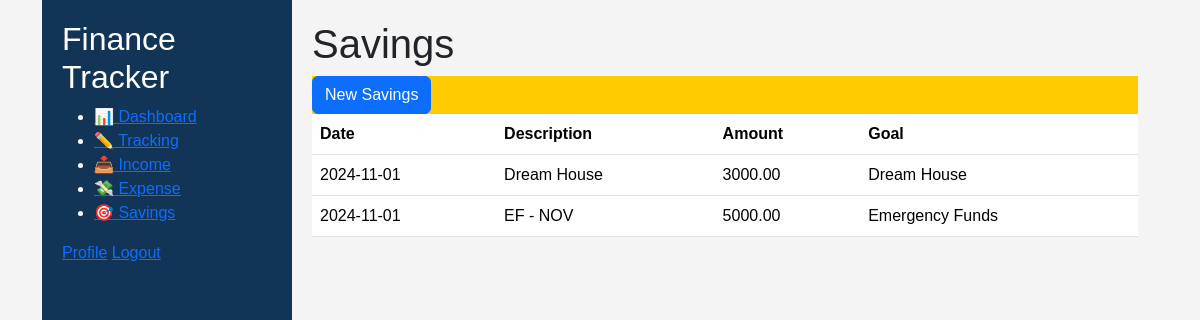
Page /savings.php (signed in) on the committed database.
### tables this page shows
CREATE TABLE `savings` (
  `savings_id` int(11) NOT NULL,
  `User_id` int(11) DEFAULT NULL,
  `savings_date` date NOT NULL,
  `savings_description` text DEFAULT NULL,
  `savings_amount` decimal(10,2) NOT NULL,
  `category_id` int(11) DEFAULT NULL
);

CREATE TABLE `categories` (
  `category_id` int(11) NOT NULL,
  `User_id` int(11) DEFAULT NULL,
  `category_name` varchar(50) NOT NULL,
  `category_type` enum('Income','Expense','Savings') NOT NULL
);

### savings.php (the view, shortened to what this page needs)
<?php
include 'config/db_connection.php';
$user_id = $_SESSION['User_id'];
?>
<!DOCTYPE html>
<html lang="en">
<head>
    <link href="https://cdn.jsdelivr.net/npm/bootstrap@5.3.3/dist/css/bootstrap.min.css" rel="stylesheet">
    <link rel="stylesheet" href="css/styles.css">
</head>
<body>
    <div class="container">
        <nav class="sidebar">
            <h2>Finance Tracker</h2>
            <ul>
                <li><a href="dashboard.php">📊 Dashboard</a></li>
                <li><a href="income.php">✏️ Tracking</a></li>
                <li><a href="income.php">📥 Income</a></li>
                <li><a href="expense.php">💸 Expense</a></li>
                <li class="active"><a href="savings.php">🎯 Savings</a></li>
            </ul>
            <div class="sidebar-footer">
                <a href="profile.php">Profile</a>
                <a href="logout.php">Logout</a>
            </div>
        </nav>
        <div class="main-content">
            <h1>Savings</h1>
            <div class="savings">
                <button type="button" class="btn btn-primary" data-bs-toggle="modal" data-bs-target="#newSavingsModal"> New Savings </button>
                <table class="table">
                    <thead>
                        <tr>
                            <th scope="col">Date</th>
                            <th scope="col">Description</th>
                            <th scope="col">Amount</th>
                            <th scope="col">Goal</th>
                        </tr>
                    </thead>
                    <tbody>
                        <?php
                        $query = "SELECT S.savings_id, S.User_id, S.savings_date, S.savings_description, S.savings_amount, C.category_name FROM Savings AS S JOIN Categories AS C ON S.category_id = C.category_id WHERE S.User_id = $user_id;";
                        $result = mysqli_query($conn, $query);
                        while($row = $result->fetch_assoc()) {
                            echo "<tr>";
                            echo "<td>" . $row["savings_date"] . "</td>";
                            echo "<td>" . $row["savings_description"] . "</td>";
                            echo "<td>" . $row["savings_amount"] . "</td>";
                            echo "<td>" . $row["category_name"] . "</td>";
                            echo "</tr>";
                        }
                        ?>
                    </tbody>
                </table>
            </div>
        </div>
    </div>
</body>
</html>

### css/styles.css (style rules this page uses)
body { margin: 0; font-family: Arial, sans-serif; background-color: #f4f4f4; }
.container { display: flex; }
.sidebar { background-color: #123456; width: 250px; height: 100vh; padding: 20px; color: white; }
.main-content { flex-grow: 1; padding: 20px; }
.savings { background-color: #ffcc00; }

### rows in the picture
savings: savings_date "2024-11-01", savings_description "Dream House", savings_amount "3000.00", category.category_name "Dream House"
savings: savings_date "2024-11-01", savings_description "EF - NOV", savings_amount "5000.00", category.category_name "Emergency Funds"
